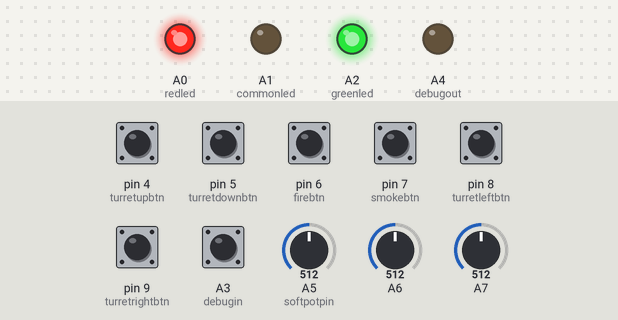
The sketch below on a simulated Arduino Mega 2560, built with avr-gcc and run on an emulated ATmega2560. Shown: output pins drawn as LEDs (lit = HIGH). The inputs (shaded band) are chosen by the test bench; at power-on: A3 (debugin), pin 4 (turretupbtn), pin 5 (turretdownbtn), pin 6 (firebtn), pin 7 (smokebtn), pin 8 (turretleftbtn), pin 9 (turretrightbtn) HIGH, A5 (softpotpin) = 512, A6 = 512, A7 = 512. No radio packets arrive unless stated; what the sketch prints to the serial monitor is not drawn.

Above: at 0.1 s.
Timing chart, 0 to 1.6 s (numbered marks = the images above):
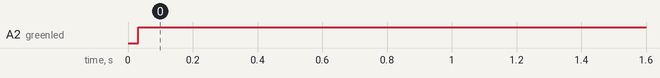

Measured:
- by itself, A2 (greenled): LOW → HIGH at 0.03 s

The sketch:

tank_xmitter.ino
```cpp
// This is the tank Transmitter code, Select Arduino Nano with ATMEGA328p processor when compiling
#include <SPI.h>
#include "nRF24L01.h"
#include "RF24.h"
#include "printf.h" //for the NRF library

uint8_t address[] = "Tiger";
uint8_t packet[16];
/* //todo: use a shared struct instead of pins :/
struct DataPacket{
	uint8_t leftfw;
	uint8_t leftback;
	uint8_t rightfw;
	uint8_t rightback;
	uint8_t turretleft;
	uint8_t turretright;
	uint8_t turretup;
	uint8_t turretdown;
	uint8_t light;
	uint8_t smoke;
	uint8_t fire;
	uint8_t unused1;
	uint8_t unused2;
	uint8_t unused3;
	uint8_t unused4;
	uint8_t sumfields;
};
struct DataPacket packet = {0,0,0,0,0,0,0,0,0,0,0,0,0,0,0,0};
*/

const int yaxis     = A7;
const int xaxis     = A6;
const int turretleftbtn = 8;
const int turretrightbtn= 9;
const int turretupbtn = 4;
const int turretdownbtn = 5;
const int firebtn   = 6;
const int smokebtn    = 7;
//const int lightbtn    = 7;
//const int fbled = 8;
const int redled = A0;
const int commonled = A1;
const int greenled = A2;
const int debugin = A3;
const int debugout = A4;
const int softpotpin = A5;
bool debug = 1;


//These are unused in the transmitter, just tells where to pack the bytes
const int leftfwpin   = 12;
const int leftbackpin = 11;
const int rightfwpin  = 10;
const int rightbackpin  = 9;
const int turretleftpin = 8;
const int turretrightpin= 7;
const int turretuppin = 6;
const int turretdownpin = 5;
const int firepin   = 4;
const int shotfeedbackpin = 3;
const int lightpin    = 2;
const int smokepin    = 44;
RF24 radio(3, 2); //CE & CS true!

//-----------------------------------------Important constants--------------------------------

unsigned long lastshottime = millis();
const unsigned long shotdelay = 2000;

unsigned long lastpacketsent = millis();
const unsigned long packettimeout = 100;

float deadzone=0.05; //dead zone of the sticks, so shit doesnt judder at rest
float centerx =0.5; //default center point of the sticks [0;1] calibrated at startup
float centery=0.5;
float exponential = 0.5; //[0 ; 1] controls throttle exponential
const int inertia  = 0.1; //implements inertia in the controls, as rapid forward backwards swings could damage the tank
float softness = 0.5; //i forgot what this does, but it seems pretty important

float prevx=0; //store previous axis value for smoothing
float prevy=0;

int mindrive = 10; //minimum PWM value to output, to prevent very low currents where the motors dont turn, just draw current

const int turretrotspeed = 0; // lower values are faster speeds! [255;0]
//Turret rotation is currently not analog, although the reciever supports it

const int turretelspeed = 0; // lower values are faster speeds! [255;0]
// turret elevation is not analog, but the
const bool decaymode = 0; //slow, shorts =0, fast, coasts = 1
#define SLOW 0
#define FAST 1
//--------------------------------------------------------------------------------------------
float calibrateaxis(int pin){
  prec_analog(pin,32);
  return prec_analog(pin,32);
  }
void setup(){
  pinMode(debugout,OUTPUT);
  pinMode(debugin,INPUT_PULLUP);
  digitalWrite(debugout,LOW);
  if (digitalRead(debugin) == 1){
    debug = 1;
  }
  Serial.begin(115200);
  printf_begin();
  Serial.println("Tank transmitter, attempting to set up radio...");
  if( radio.begin()) Serial.println("radio.begin() Success");
  else Serial.println("radio.begin() FAILED");
  radio.setChannel(125);
  radio.setPayloadSize(sizeof(packet));
  radio.setPALevel(RF24_PA_MAX);
  if( ! radio.setDataRate(RF24_250KBPS)){
    if (debug) Serial.println("Failed to set data rate to 250kbps");
  }
  radio.openWritingPipe(address);
  radio.printDetails();
  Serial.println("If you do not see radio details above, something is very wrong!");
  centerx=calibrateaxis(xaxis);
  centery=calibrateaxis(yaxis);
  prevx=0.0;
  prevy=0.0;
  pinMode(softpotpin,INPUT_PULLUP);
  for (byte i =0;i<16;i++) packet[i]=0;
  pinMode(turretleftbtn, INPUT_PULLUP);
  pinMode(turretrightbtn, INPUT_PULLUP);
  pinMode(turretupbtn, INPUT_PULLUP);
  pinMode(turretdownbtn, INPUT_PULLUP);
  pinMode(firebtn, INPUT_PULLUP);
  pinMode(smokebtn, INPUT_PULLUP);
  //pinMode(lightbtn, INPUT_PULLUP);

  pinMode(redled,OUTPUT);
  pinMode(commonled,OUTPUT);
  digitalWrite(commonled, LOW);
  digitalWrite(redled,HIGH);
  pinMode(greenled,OUTPUT);
  digitalWrite(greenled,LOW);
}

float prec_analog(int pin, const byte samples){
  int tmp = 0;
  for (byte b=0; b<samples;b++){
    tmp = tmp+ analogRead(pin);
  }
  return ((float)tmp)/(1023.0*samples); //[0-1]
}


float gate(float x, float center, float scale){
  if (abs(x-center) <= deadzone){
    x= center;
  }else{
    if (x<center) x = x+deadzone;
    else x = x -deadzone;
  }

  x = 2*(x-center) * scale;
  x = min(1.0,max(-1.0,x));
  x = exponential * x + (1-exponential)*x*x*x;

  return x;
  }

void ramp(int pin, int target, int inertia){
  //Add some inertia to the system, like maybe a full sec at full swing?
  //To prevent shoot-through, targets of 0 will be set immedatiely!
  if (target == 0){
    if (decaymode == SLOW){
      packet[pin] = 255;
    }
    if (decaymode == FAST){
      packet[pin] = 0;
      }
    return;
  }

  if (packet[pin] - target > 2*inertia){ // slow down ramp is faster
    packet[pin] = packet[pin] - 2*inertia;
  }else if(target - packet[pin] > inertia){
    packet[pin] = packet[pin]+inertia;
  }else{
    packet[pin]=target;
  }
}

void drivetrack(int fwpin, int revpin, int fwamnt, int revamnt){
  #define RAMP 20
  const int mul = 255;
  //COAST if all 0:
  if (fwamnt == 0 && revamnt == 0){
    packet[fwpin ] = 0;
    packet[revpin] = 0;
    return;
  }else if( fwamnt > 0 && revamnt > 0){
    packet[lightpin]=32;
    if (debug) Serial.println("A track is being driven in both directions!");
    packet[fwpin ] = 0;
    packet[revpin] = 0;
    return;
  }else{
    int gopin = fwpin;
    int stoppin = revpin;
    int targetspeed = fwamnt;
    int prevspeed = packet[gopin];
    if (revamnt >0){
      gopin = revpin;
      stoppin = fwpin;
      targetspeed = revamnt;
      prevspeed = packet[gopin];
      }
    if (targetspeed < mindrive) targetspeed = mindrive;
    packet[stoppin]= 255;
    packet[gopin] = 255 - targetspeed;
  }

}


void sticks(){

  float rawx = prec_analog(xaxis,16);
  float rawy = prec_analog(yaxis,16);
  float softness = prec_analog(softpotpin,4);
  softness = softness *softness;

  float x = gate(rawx, centerx, 1.3);
  float y = gate(rawy, centery,1.5);
  //some softening of the sticks
  //use linear softness instead of exponential:

  softness=0.17;
  x = prevx + constrain(x-prevx,-1 * softness, softness);
  y = prevy + constrain(y-prevy,-1 * softness, softness);

  prevx=x;
  prevy=y;

  x = x * (1-abs(y*0.5));
  if (debug){
    Serial.print("X-axis:");
    Serial.println(x);
    Serial.print("y-axis:");
    Serial.println(y);
  }
  const int mul = 255;
  int left_reverse = mul * max(0, min(1.0,   (x - y)));
  int left_forward = mul * max(0, min(1.0, - (x - y)));
  int right_reverse= mul * max(0, min(1.0, - (x + y)));
  int right_forward= mul * max(0, min(1.0,   (x + y)));

  drivetrack(leftfwpin,leftbackpin,left_forward,left_reverse);
  drivetrack(rightfwpin,rightbackpin,right_forward,right_reverse);
  }

void printpacket(){
  if (!debug) return;
      for (byte i =0; i<sizeof(packet); i++){
        Serial.print(i);
        Serial.print(":");
        Serial.print(packet[i]);
        Serial.print("\t" );
      }
      Serial.println();
  }

void loop(void){
  packet[lightpin] = 255; //keep the lights on!
  sticks();

  if (digitalRead(turretleftbtn) == 0){
    packet[turretleftpin] = turretrotspeed;
    packet[turretrightpin] = 255; //use slow decay for breaking
  }else{
    packet[turretleftpin] =255;//use slow decay for breaking
    if (digitalRead(turretrightbtn) == 0) packet[turretrightpin] = turretrotspeed;
    else  packet[turretrightpin] = 255;//use slow decay for breaking
  }


  if (digitalRead(turretupbtn) == 0){
    packet[turretuppin] = turretelspeed;
    packet[turretdownpin] = 255;
  }else{
    packet[turretuppin] =255;
    if (digitalRead(turretdownbtn) == 0) packet[turretdownpin] = turretelspeed;
    else  packet[turretdownpin] = 255;
  }


  if (digitalRead(firebtn) == 0){
    packet[firepin] = 255;
  }else{
    packet[firepin] =0;
  }


  if (digitalRead(smokebtn) == 0){
    packet[1] = 255;
  }else{
    packet[1] =0;
  }

  printpacket();
  bool ok = radio.write(packet,sizeof(packet));
  if (ok){
    digitalWrite(greenled,HIGH);
    if (debug) Serial.print("ok\n\r");
  }
  else{
    digitalWrite(greenled,LOW);
    if (debug) Serial.print("failed\n\r");
  }
  Serial.print(millis()-lastpacketsent);
  Serial.println("ms");

  lastpacketsent = millis();
  delay(25);
}
```
